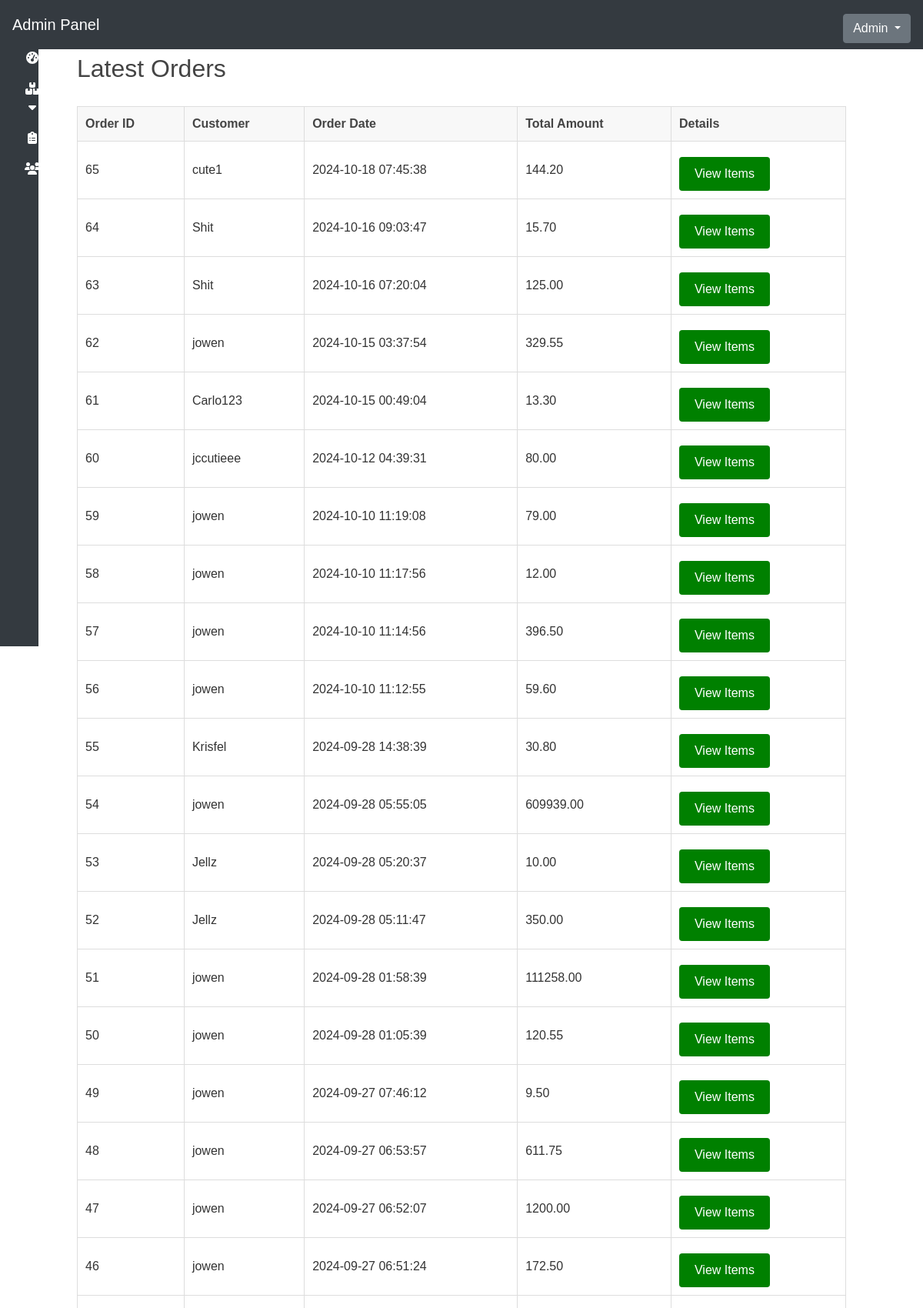
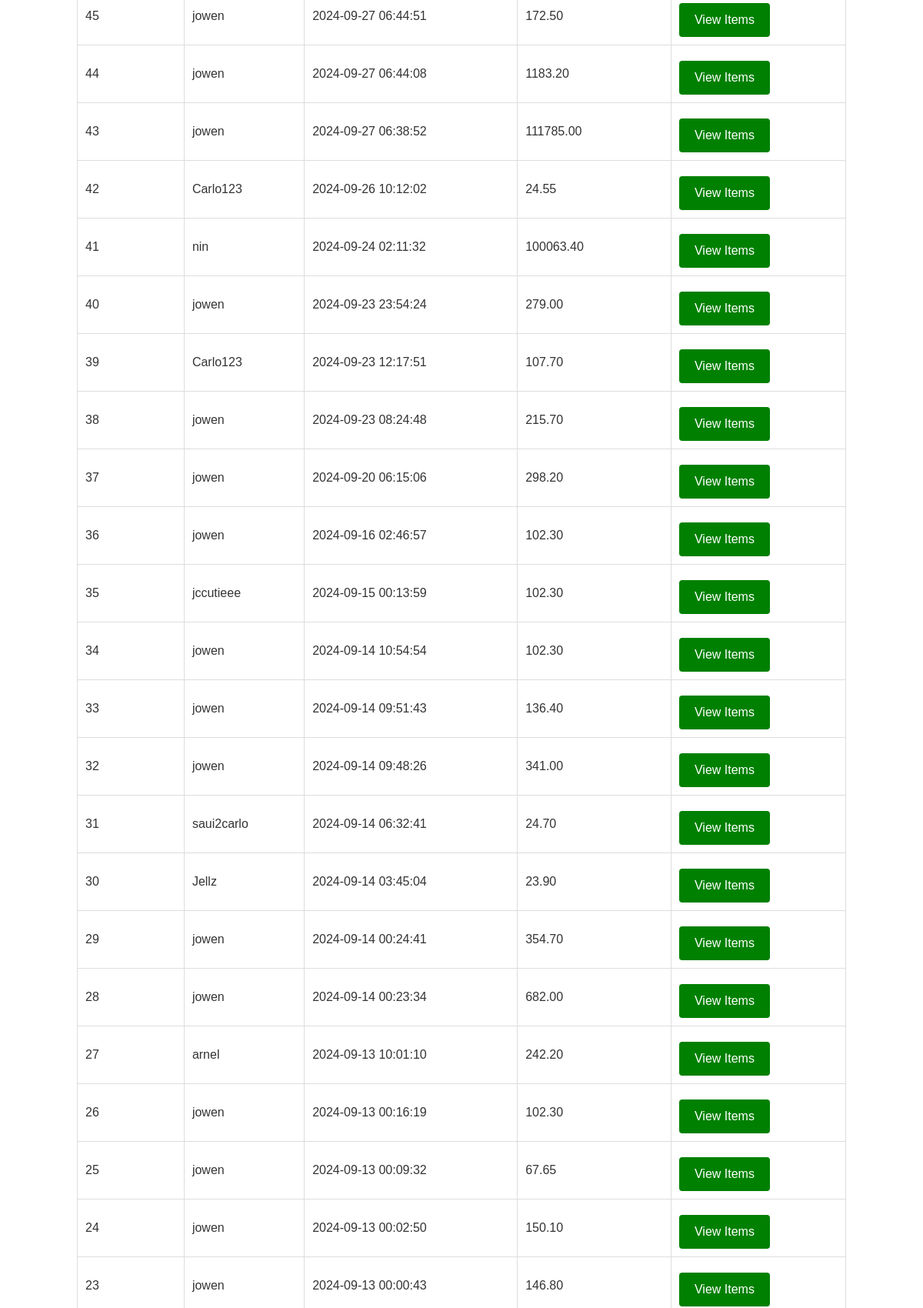
The page /public_html/php/login/admin/orders.php (signed in, upper part) on the database its author committed (2 pictures, top to bottom).
### tables this page shows
CREATE TABLE `orders` (
  `order_id` int(11) NOT NULL,
  `user_id` int(11) DEFAULT NULL,
  `full_name` varchar(100) DEFAULT NULL,
  `address` text DEFAULT NULL,
  `phone` varchar(20) DEFAULT NULL,
  `total_amount` decimal(10,2) DEFAULT NULL,
  `status` varchar(50) DEFAULT 'pending',
  `created_at` timestamp NULL DEFAULT current_timestamp(),
  `updated_at` timestamp NULL DEFAULT current_timestamp() ON UPDATE current_timestamp(),
  `courier_id` int(11) DEFAULT NULL
);

CREATE TABLE `users` (
  `id` int(11) NOT NULL,
  `username` varchar(50) NOT NULL,
  `password` varchar(50) NOT NULL,
  `roles` enum('admin','user','courier','') NOT NULL,
  `full_name` varchar(100) NOT NULL,
  `address` text NOT NULL,
  `phone` varchar(20) NOT NULL,
  `created_at` timestamp NULL DEFAULT current_timestamp(),
  `updated_at` timestamp NULL DEFAULT current_timestamp() ON UPDATE current_timestamp()
);

### public_html/php/login/admin/orders.php (the view, shortened to what this page needs)
<?php
include '../../db_conn.php';
$orders_query = "
    SELECT o.order_id, o.created_at, o.total_amount, u.username
    FROM orders o
    JOIN users u ON o.user_id = u.id
    ORDER BY o.created_at DESC
";
$orders_result = $conn->query($orders_query);
?>
<?php include 'admin_header.php'; ?>
<div class="container">
    <h1>Latest Orders</h1>
    <table>
        <thead>
            <tr>
                <th>Order ID</th>
                <th>Customer</th>
                <th>Order Date</th>
                <th>Total Amount</th>
                <th>Details</th>
            </tr>
        </thead>
        <tbody>
            <?php if ($orders_result->num_rows > 0): ?>
                <?php while ($order = $orders_result->fetch_assoc()): ?>
                    <tr>
                        <td><?php echo htmlspecialchars($order['order_id']); ?></td>
                        <td><?php echo htmlspecialchars($order['username']); ?></td>
                        <td><?php echo htmlspecialchars($order['created_at']); ?></td>
                        <td><?php echo htmlspecialchars($order['total_amount']); ?></td>
                        <td>
                            <button onclick="openModal(<?php echo htmlspecialchars($order['order_id']); ?>)">View Items</button>
                        </td>
                    </tr>
                <?php endwhile; ?>
            <?php else: ?>
                <tr>
                    <td colspan="5">No orders found.</td>
                </tr>
            <?php endif; ?>
        </tbody>
    </table>
</div>
<?php include 'footer.php'; ?>

### public_html/php/login/admin/orders.php (style rules this page uses)
body { font-family: 'Arial', sans-serif; background-color: #f0f0f0; color: #333; padding: 50px 0; }
.container { max-width: 100%; margin: 0 auto; padding: 20px; background-color: #fff; box-shadow: 0 4px 6px rgba(0, 0, 0, 0.1); border-radius: 8px; padding-left: 100px; padding-right: 100px; }
h1 { text-align: left; color: #444; margin-bottom: 30px; font-size: 2em; }
table { width: 100%; border-collapse: collapse; margin-bottom: 20px; }
table th, table td { padding: 10px; border: 1px solid #ddd; text-align: left; }
table th { background-color: #f8f8f8; color: #444; }
button { padding: 10px 20px; margin-top: 10px; border: none; border-radius: 4px; color: white; background-color: green; cursor: pointer; transition: background-color 0.3s ease; }

### rows shown on the page
orders: order_id "65", user.username "cute1", created_at "2024-10-18 07:45:38", total_amount "144.20"
orders: order_id "64", user.username "Shit", created_at "2024-10-16 09:03:47", total_amount "15.70"
orders: order_id "63", user.username "Shit", created_at "2024-10-16 07:20:04", total_amount "125.00"
orders: order_id "62", user.username "jowen", created_at "2024-10-15 03:37:54", total_amount "329.55"
orders: order_id "61", user.username "Carlo123", created_at "2024-10-15 00:49:04", total_amount "13.30"
orders: order_id "60", user.username "jccutieee", created_at "2024-10-12 04:39:31", total_amount "80.00"
orders: order_id "59", user.username "jowen", created_at "2024-10-10 11:19:08", total_amount "79.00"
orders: order_id "58", user.username "jowen", created_at "2024-10-10 11:17:56", total_amount "12.00"
orders: order_id "57", user.username "jowen", created_at "2024-10-10 11:14:56", total_amount "396.50"
orders: order_id "56", user.username "jowen", created_at "2024-10-10 11:12:55", total_amount "59.60"
orders: order_id "55", user.username "Krisfel", created_at "2024-09-28 14:38:39", total_amount "30.80"
orders: order_id "54", user.username "jowen", created_at "2024-09-28 05:55:05", total_amount "609939.00"
orders: order_id "53", user.username "Jellz", created_at "2024-09-28 05:20:37", total_amount "10.00"
orders: order_id "52", user.username "Jellz", created_at "2024-09-28 05:11:47", total_amount "350.00"
orders: order_id "51", user.username "jowen", created_at "2024-09-28 01:58:39", total_amount "111258.00"
orders: order_id "50", user.username "jowen", created_at "2024-09-28 01:05:39", total_amount "120.55"
orders: order_id "49", user.username "jowen", created_at "2024-09-27 07:46:12", total_amount "9.50"
orders: order_id "48", user.username "jowen", created_at "2024-09-27 06:53:57", total_amount "611.75"
orders: order_id "47", user.username "jowen", created_at "2024-09-27 06:52:07", total_amount "1200.00"
orders: order_id "46", user.username "jowen", created_at "2024-09-27 06:51:24", total_amount "172.50"
orders: order_id "45", user.username "jowen", created_at "2024-09-27 06:44:51", total_amount "172.50"
orders: order_id "44", user.username "jowen", created_at "2024-09-27 06:44:08", total_amount "1183.20"
orders: order_id "43", user.username "jowen", created_at "2024-09-27 06:38:52", total_amount "111785.00"
orders: order_id "42", user.username "Carlo123", created_at "2024-09-26 10:12:02", total_amount "24.55"
orders: order_id "41", user.username "nin", created_at "2024-09-24 02:11:32", total_amount "100063.40"
orders: order_id "40", user.username "jowen", created_at "2024-09-23 23:54:24", total_amount "279.00"
orders: order_id "39", user.username "Carlo123", created_at "2024-09-23 12:17:51", total_amount "107.70"
orders: order_id "38", user.username "jowen", created_at "2024-09-23 08:24:48", total_amount "215.70"
orders: order_id "37", user.username "jowen", created_at "2024-09-20 06:15:06", total_amount "298.20"
orders: order_id "36", user.username "jowen", created_at "2024-09-16 02:46:57", total_amount "102.30"
orders: order_id "35", user.username "jccutieee", created_at "2024-09-15 00:13:59", total_amount "102.30"
orders: order_id "34", user.username "jowen", created_at "2024-09-14 10:54:54", total_amount "102.30"
orders: order_id "33", user.username "jowen", created_at "2024-09-14 09:51:43", total_amount "136.40"
orders: order_id "32", user.username "jowen", created_at "2024-09-14 09:48:26", total_amount "341.00"
orders: order_id "31", user.username "saui2carlo", created_at "2024-09-14 06:32:41", total_amount "24.70"
orders: order_id "30", user.username "Jellz", created_at "2024-09-14 03:45:04", total_amount "23.90"
orders: order_id "29", user.username "jowen", created_at "2024-09-14 00:24:41", total_amount "354.70"
orders: order_id "28", user.username "jowen", created_at "2024-09-14 00:23:34", total_amount "682.00"
orders: order_id "27", user.username "arnel", created_at "2024-09-13 10:01:10", total_amount "242.20"
orders: order_id "26", user.username "jowen", created_at "2024-09-13 00:16:19", total_amount "102.30"
orders: order_id "25", user.username "jowen", created_at "2024-09-13 00:09:32", total_amount "67.65"
orders: order_id "24", user.username "jowen", created_at "2024-09-13 00:02:50", total_amount "150.10"
orders: order_id "23", user.username "jowen", created_at "2024-09-13 00:00:43", total_amount "146.80"
